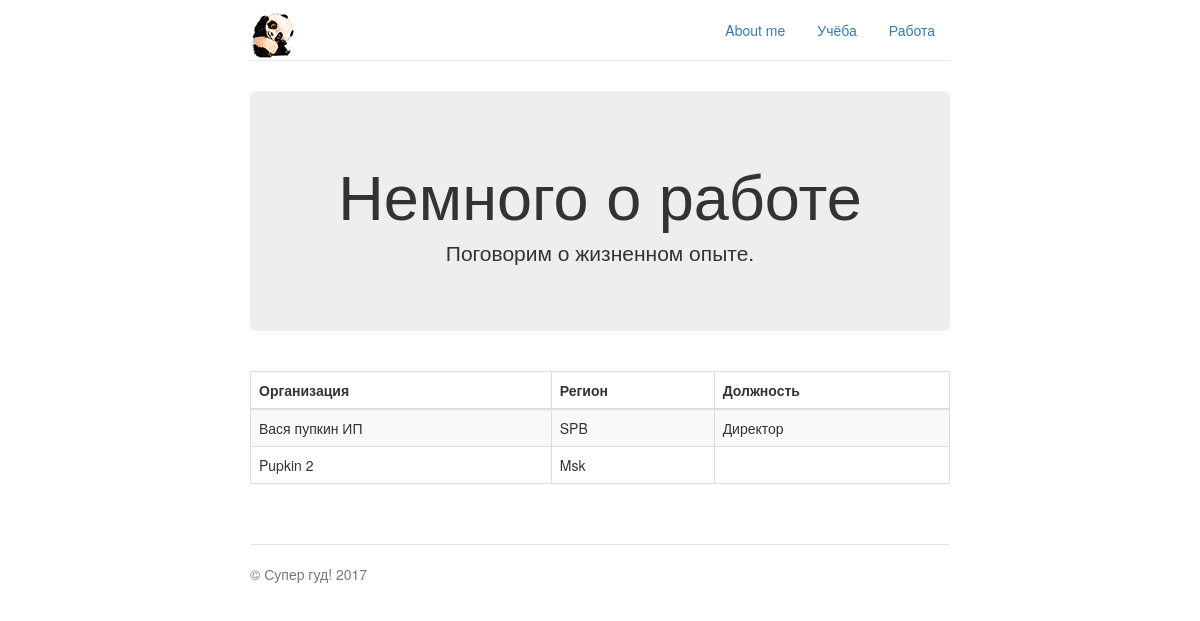
The app's page /work, older data.
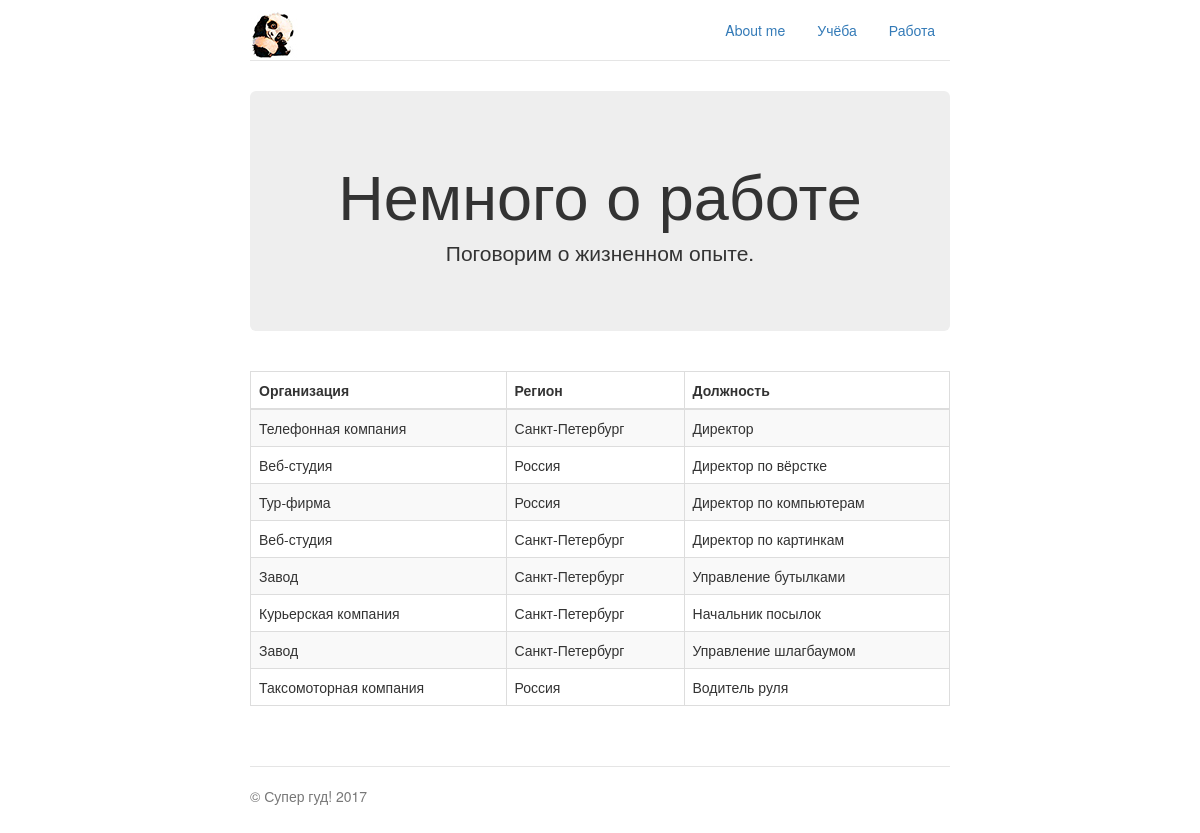
The same page, newer data.
### aboutme/models.py (models this page shows)
class Work(models.Model):
    organization = models.CharField(verbose_name='Организация', max_length=32)
    region = models.CharField(verbose_name='Регион', max_length=32, blank=True)
    position = models.CharField(verbose_name='Должность', max_length=32)

### aboutme/views.py (the view)
# urls.py: url(r'^work', views.work, name='work'),
def work(request):
    workplaces = Work.objects.all()
    return render_to_response('work.html', {'workplaces': workplaces})

### templates/work.html (shortened to what this page needs)
{% extends "base.html" %}
{% load staticfiles %}
{% block content %}
<div class="jumbotron">
    <h1>Немного о работе</h1>
    <p class="lead">Поговорим о жизненном опыте.</p>
</div>
<div class="row marketing">
    <table class="table table-striped table-bordered">
        <thead>
            <tr>
                 <th>Организация</th>
                 <th>Регион</th>
                <th>Должность</th>
            </tr>
        </thead>
        {% for work in workplaces %}
        <tr>
            <td>{{ work.organization }}</td>
            <td>{{ work.region }}</td>
            <td>{{ work.position }}</td>
        </tr>
        {% endfor %}
    </table>
</div>
{% endblock %}

### templates/base.html (shortened to what this page needs)
{% load staticfiles %}
<!DOCTYPE html>
<html lang="en">
<head>
    {% block css%}
    <link rel="stylesheet" href="{% static '/css/bootstrap.min.css' %}">
    <link rel="stylesheet" href="{% static '/css/bootstrap.css' %}">
    <link rel="stylesheet" href="{% static '/css/jumbotron-narrow.css' %}">
    {% endblock %}
</head>
<body>
<div class="container">
    {% block menu %}
    <div class="header">
        <ul class="nav nav-pills pull-right">
            <li><a href="/">About me</a></li>
            <li><a href="/education">Учёба</a></li>
            <li><a href="/work">Работа</a></li>
        </ul>
        <img src="{% static '/images/logo.jpg' %}" class="img-rounded">
    </div>
    {% endblock %}
    {% block content %}{% endblock %}
    {% block footer %}
    <div class="footer">
        <p>&copy; Супер гуд! 2017</p>
    </div>
    {% endblock %}
</div>
</body>
</html>

### static/css/jumbotron-narrow.css (style rules this page uses)
body { padding-top: 10px; padding-bottom: 20px; }
.header, .marketing, .footer { padding-right: 15px; padding-left: 15px; }
.header { border-bottom: 1px solid #e5e5e5; }
.footer { padding-top: 19px; color: #777; border-top: 1px solid #e5e5e5; }
@media (min-width: 768px) { .container { max-width: 730px; } }
.jumbotron { text-align: center; border-bottom: 1px solid #e5e5e5; }
.marketing { margin: 40px 0; }
@media screen and (min-width: 768px) { .header, .marketing, .footer { padding-right: 0; padding-left: 0; } }
@media screen and (min-width: 768px) { .header { margin-bottom: 30px; } }
@media screen and (min-width: 768px) { .jumbotron { border-bottom: 0; } }

Row changes from the older to the newer data that the page shows:
removed Work: organization "Pupkin 2", region "Msk"
changed Work "Директор": organization "Вася пупкин ИП" → "Телефонная компания"; region "SPB" → "Санкт-Петербург"
added Work: organization "Веб-студия", region "Россия", position "Директор по вёрстке"
added Work: organization "Тур-фирма", region "Россия", position "Директор по компьютерам"
added Work: organization "Веб-студия", region "Санкт-Петербург", position "Директор по картинкам"
added Work: organization "Завод", region "Санкт-Петербург", position "Управление бутылками"
added Work: organization "Курьерская компания", region "Санкт-Петербург", position "Начальник посылок"
added Work: organization "Завод", region "Санкт-Петербург", position "Управление шлагбаумом"
added Work: organization "Таксомоторная компания", region "Россия", position "Водитель руля"
